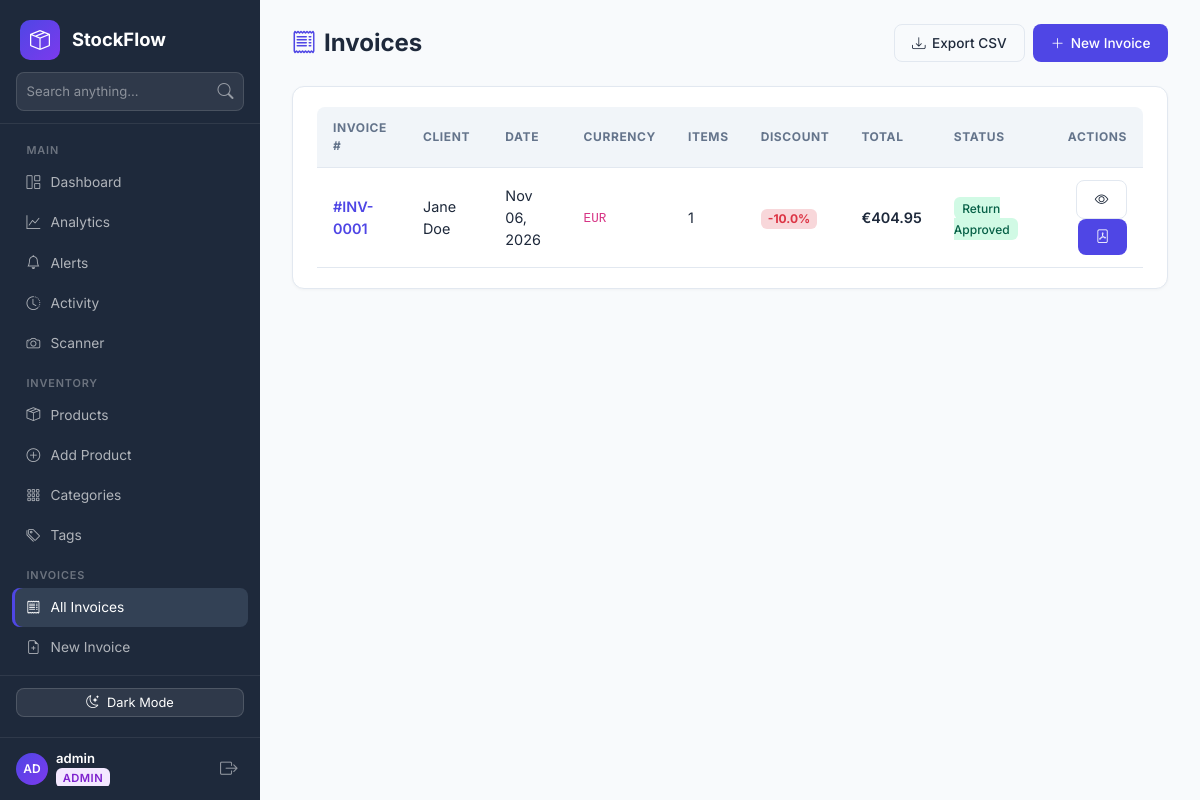
/invoices (signed in), run on the app's committed database.
### app.py (models this page shows, shortened)
class User(db.Model, UserMixin):
    __tablename__ = "user"
    id            = db.Column(db.Integer, primary_key=True)
    username      = db.Column(db.String(80), unique=True, nullable=False)
    email         = db.Column(db.String(120), unique=True, nullable=False)
    password_hash = db.Column(db.String(255), nullable=False)
    role          = db.Column(db.String(20), default='staff')
    created_at    = db.Column(db.DateTime, default=datetime.utcnow)
    is_active     = db.Column(db.Boolean, default=True)
    @property
    def initials(self):
        parts = self.username.strip().split()
        if len(parts) >= 2:
            return (parts[0][0] + parts[1][0]).upper()
        return self.username[:2].upper() if self.username else '?'

class Invoice(db.Model):
    __tablename__ = "invoice"
    id           = db.Column(db.Integer, primary_key=True)
    client_name  = db.Column(db.String(120), nullable=False)
    customer_id  = db.Column(db.Integer, db.ForeignKey('customer.id'), nullable=True)
    currency_id  = db.Column(db.Integer, db.ForeignKey('currency.id'), nullable=True)
    discount_pct = db.Column(db.Float, default=0.0)
    created_at   = db.Column(db.DateTime, default=datetime.utcnow)
    currency     = db.relationship('Currency')
    items        = db.relationship('InvoiceItem', backref='invoice', lazy=True, cascade="all, delete-orphan")
    returns      = db.relationship('Return', backref='invoice', lazy=True, cascade="all, delete-orphan")
    @property
    def currency_symbol(self):
        return self.currency.symbol if self.currency else '$'
    @property
    def currency_code(self):
        return self.currency.code if self.currency else 'USD'
    @property
    def subtotal(self):
        return sum(item.total_price for item in self.items)
    @property
    def total_amount(self):
        return round(self.subtotal * (1.0 - ((self.discount_pct or 0.0) / 100.0)), 2)

class Currency(db.Model):
    __tablename__ = "currency"
    id            = db.Column(db.Integer, primary_key=True)
    code          = db.Column(db.String(10), unique=True, nullable=False)
    symbol        = db.Column(db.String(10), nullable=False)
    name          = db.Column(db.String(50), nullable=False)
    exchange_rate = db.Column(db.Float, default=1.0)

class InvoiceItem(db.Model):
    __tablename__ = "invoice_item"
    id         = db.Column(db.Integer, primary_key=True)
    invoice_id = db.Column(db.Integer, db.ForeignKey('invoice.id'), nullable=False)
    product_id = db.Column(db.Integer, db.ForeignKey('product.id'), nullable=False)
    quantity   = db.Column(db.Integer, nullable=False, default=1)
    unit_price = db.Column(db.Float, nullable=False)
    product    = db.relationship('Product')
    @property
    def total_price(self):
        return self.quantity * self.unit_price

class Return(db.Model):
    __tablename__ = "return"
    id            = db.Column(db.Integer, primary_key=True)
    invoice_id    = db.Column(db.Integer, db.ForeignKey('invoice.id'), nullable=False)
    reason        = db.Column(db.Text, nullable=False)
    created_at    = db.Column(db.DateTime, default=datetime.utcnow)
    refund_amount = db.Column(db.Float, default=0.0)
    status        = db.Column(db.String(20), default='pending')
    items         = db.relationship('ReturnItem', backref='return_record', lazy=True, cascade="all, delete-orphan")

### app.py (the view)
@app.route('/invoices')
@login_required
def invoice_list():
    invoices = Invoice.query.order_by(Invoice.created_at.desc()).all()
    return render_template('invoice_list.html', invoices=invoices)

### app.py (called while the page is built)
@login_manager.user_loader
def load_user(user_id):
    return User.query.get(int(user_id))

@app.context_processor
def inject_global_data():
    try:
        low_stock_count = Product.query.filter(Product.quantity <= 10).count()
    except Exception:
        low_stock_count = 0
    return dict(
        low_stock_count=low_stock_count,
        permissions=PERMISSIONS,
        perm_definitions=PERM_DEFINITIONS
    )

### templates/invoice_list.html (shortened to what this page needs)
{% extends "base.html" %}
{% block content %}
<div class="sf-topbar">
    <h1><i class="bi bi-receipt me-2" style="color:var(--sf-primary)"></i>Invoices</h1>
    <div class="d-flex gap-2 flex-wrap">
        <a href="{{ url_for('export_invoices') }}" class="btn-sf outline"><i class="bi bi-download"></i> Export CSV</a>
        <a href="{{ url_for('invoice_create') }}" class="btn-sf primary"><i class="bi bi-plus-lg"></i> New Invoice</a>
    </div>
</div>
<div class="sf-card">
    {% if invoices %}
    <div class="table-responsive">
        <table class="sf-table">
            <thead>
                <tr>
                    <th>Invoice #</th>
                    <th>Client</th>
                    <th>Date</th>
                    <th>Currency</th>
                    <th>Items</th>
                    <th>Discount</th>
                    <th>Total</th>
                    <th>Status</th>
                    <th style="text-align:right;">Actions</th>
                </tr>
            </thead>
            <tbody>
                {% for inv in invoices %}
                <tr>
                    <td style="font-weight:600; color:var(--sf-primary);">
                        <a href="{{ url_for('invoice_view', invoice_id=inv.id) }}" style="color:inherit; text-decoration:none;">
                            #INV-{{ "%04d"|format(inv.id) }}
                        </a>
                    </td>
                    <td>{{ inv.client_name }}</td>
                    <td>{{ inv.created_at.strftime('%b %d, %Y') if inv.created_at else '—' }}</td>
                    <td><code>{{ inv.currency_code }}</code></td>
                    <td>{{ inv.items|length }}</td>
                    <td>
                        {% if inv.discount_pct and inv.discount_pct > 0 %}
                            <span class="badge bg-danger-subtle text-danger" style="font-size:.75rem; padding:.3em .6em; border-radius:6px;">
                                -{{ inv.discount_pct }}%
                            </span>
                        {% else %}
                            <span style="color:var(--sf-muted); font-size:.8rem;">—</span>
                        {% endif %}
                    </td>
                    <td style="font-weight:600;">{{ inv.currency_symbol }}{{ "%.2f"|format(inv.total_amount) }}</td>
                    <td>
                        {% if inv.returns %}
                            {% set ret = inv.returns[-1] %}
                            <span class="badge-return {{ ret.status }}" title="Return #{{ ret.id }}: {{ ret.status }}">Return {{ ret.status }}</span>
                        {% else %}
                            <span class="badge-stock ok">Paid</span>
                        {% endif %}
                    </td>
                    <td style="text-align:right;">
                        <a href="{{ url_for('invoice_view', invoice_id=inv.id) }}" class="btn-sf outline btn-sm" title="View"><i class="bi bi-eye"></i></a>
                        <a href="{{ url_for('invoice_pdf', invoice_id=inv.id) }}" class="btn-sf primary btn-sm" title="PDF"><i class="bi bi-file-pdf"></i></a>
                    </td>
                </tr>
                {% endfor %}
            </tbody>
        </table>
    </div>
    {% else %}
    <div class="text-center py-5" style="color:var(--sf-muted);">
        <i class="bi bi-receipt-cutoff" style="font-size:2.5rem;"></i>
        <p class="mt-2 mb-0">No invoices yet. <a href="{{ url_for('invoice_create') }}">Create your first invoice</a>.</p>
    </div>
    {% endif %}
</div>
{% endblock %}

### templates/base.html (shortened to what this page needs)
<!DOCTYPE html>
<html lang="en">
<head>
    <link href="https://cdn.jsdelivr.net/npm/bootstrap@5.3.2/dist/css/bootstrap.min.css" rel="stylesheet">
    <link rel="stylesheet" href="https://cdn.jsdelivr.net/npm/bootstrap-icons@1.11.2/font/bootstrap-icons.min.css">
</head>
<body>
    <nav class="sf-sidebar" id="sidebar">
        <div class="brand">
            <div class="brand-icon"><i class="bi bi-box-seam"></i></div>
            <span class="brand-text">StockFlow</span>
        </div>
        <div class="sf-sidebar-search">
            <form action="{{ url_for('search') }}" method="GET">
                <div class="input-group">
                    <input type="text" name="q" class="form-control" placeholder="Search anything..." value="{{ request.args.get('q', '') }}">
                    <button type="submit" class="btn"><i class="bi bi-search"></i></button>
                </div>
            </form>
        </div>
        <div class="nav-section">
            <div class="nav-label">Main</div>
            <a href="{{ url_for('index') }}" class="nav-link {% if request.endpoint == 'index' and not request.args.get('tag') %}active{% endif %}">
                <i class="bi bi-grid-1x2"></i> Dashboard
            </a>
            <a href="{{ url_for('analytics') }}" class="nav-link {% if request.endpoint == 'analytics' %}active{% endif %}">
                <i class="bi bi-graph-up"></i> Analytics
            </a>
            <a href="{{ url_for('alerts') }}" class="nav-link {% if request.endpoint == 'alerts' %}active{% endif %}">
                <i class="bi bi-bell"></i> Alerts
            </a>
            <a href="{{ url_for('activity_log') }}" class="nav-link {% if request.endpoint == 'activity_log' %}active{% endif %}">
                <i class="bi bi-clock-history"></i> Activity
            </a>
            <a href="{{ url_for('scanner') }}" class="nav-link {% if request.endpoint == 'scanner' %}active{% endif %}">
                <i class="bi bi-camera"></i> Scanner
            </a>
            <div class="nav-label">Inventory</div>
            <a href="{{ url_for('index') }}" class="nav-link {% if request.endpoint == 'index' %}active{% endif %}">
                <i class="bi bi-box-seam"></i> Products
            </a>
            <a href="{{ url_for('product_create') }}" class="nav-link {% if request.endpoint == 'product_create' %}active{% endif %}">
                <i class="bi bi-plus-circle"></i> Add Product
            </a>
            <a href="{{ url_for('category_list') }}" class="nav-link {% if request.endpoint in ['category_list', 'category_create', 'category_edit'] %}active{% endif %}">
                <i class="bi bi-grid-3x3-gap"></i> Categories
            </a>
            <a href="{{ url_for('tag_list') }}" class="nav-link {% if request.endpoint in ['tag_list', 'tag_create', 'tag_edit'] %}active{% endif %}">
                <i class="bi bi-tags"></i> Tags
            </a>
            <div class="nav-label">Invoices</div>
            <a href="{{ url_for('invoice_list') }}" class="nav-link {% if request.endpoint == 'invoice_list' %}active{% endif %}">
                <i class="bi bi-receipt"></i> All Invoices
            </a>
            <a href="{{ url_for('invoice_create') }}" class="nav-link {% if request.endpoint == 'invoice_create' %}active{% endif %}">
                <i class="bi bi-file-earmark-plus"></i> New Invoice
            </a>
            <a href="{{ url_for('return_list') }}" class="nav-link {% if request.endpoint in ['return_list', 'invoice_return_create'] %}active{% endif %}">
            </a>
        </div>
        <div class="sf-sidebar-footer" style="padding:0.75rem 1rem;">
            <button type="button" class="btn btn-sm w-100 d-flex align-items-center justify-content-center gap-2 mb-2" id="darkModeBtn" onclick="toggleDarkMode()" style="background:rgba(255,255,255,0.08);color:#fff;border:1px solid rgba(255,255,255,0.15);border-radius:8px;font-size:0.8rem;">
                <i class="bi bi-moon-stars" id="darkModeIcon"></i> <span id="darkModeText">Dark Mode</span>
            </button>
        </div>
        {% if current_user.is_authenticated %}
        <div class="user-footer-card">
            <div class="d-flex align-items-center gap-2 overflow-hidden">
                <div class="avatar sm blue">{{ current_user.initials }}</div>
                <div style="line-height:1.2; overflow:hidden;">
                    <div style="color:#fff; font-weight:600; font-size:.82rem; white-space:nowrap; text-overflow:ellipsis; overflow:hidden;">
                        {{ current_user.username }}
                    </div>
                    <span class="badge-role {{ current_user.role }}">{{ current_user.role }}</span>
                </div>
            </div>
            <a href="{{ url_for('logout') }}" title="Logout" style="color:rgba(255,255,255,.5); font-size:1.1rem; padding:.2rem .4rem; text-decoration:none;" onmouseover="this.style.color='#ef4444'" onmouseout="this.style.color='rgba(255,255,255,.5)'">
                <i class="bi bi-box-arrow-right"></i>
            </a>
        </div>
        {% endif %}
    </nav>
    <div class="sf-main">
        {% block content %}{% endblock %}
    </div>
</body>
</html>

### data on the page
User: initials "AD", username "admin", role "ADMIN"
Invoice: id "0001", client_name "Jane Doe", created_at "Nov 06, 2026", currency_code "EUR", items|length "1", discount_pct "10.0", currency_symbol "€"
InvoiceItem: total_amount "404.95"
Return: status "Approved"
